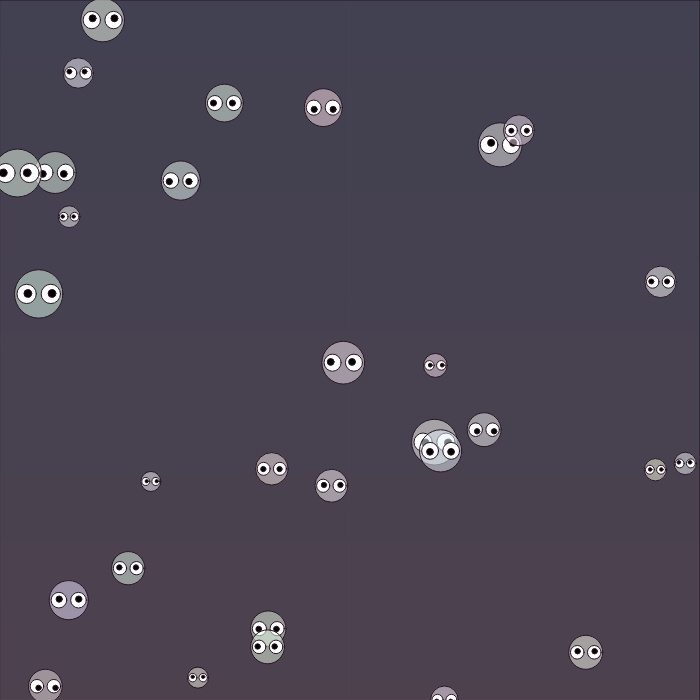
Frame 1 (no input)
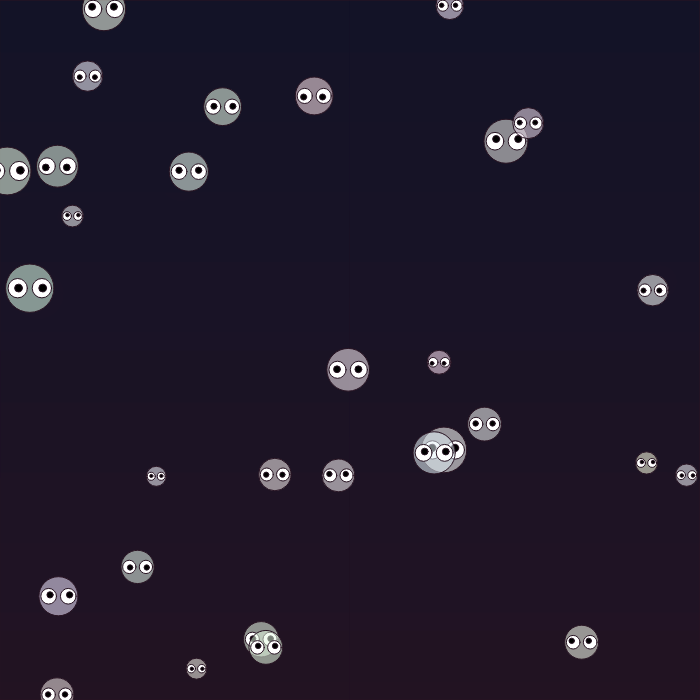
Frame 60 (no input)
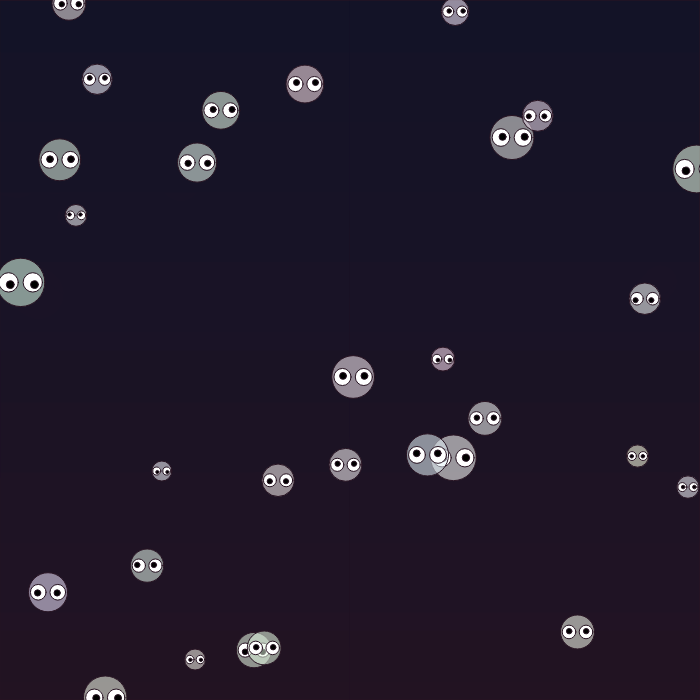
Frame 120 (the mouse pressed at the canvas centre since frame 60)

The p5.js sketch that drew these frames (run headless with seeded random() and noise() and a simulated clock; from frame 60 on, the mouse is pressed at the canvas centre):

// p5.js sketch
// ── sketch.js
let creatures = [];
let numCreatures = 30; 

function setup() {
    createCanvas(700, 700);
    noStroke();

    // Generate creatures
    for (let i = 0; i < numCreatures; i++) {
        creatures.push(new Creature(random(width), random(height)));
    }
}

function draw() {
    gradientBackground();

    
    fill(20, 20, 40, 50);
    rect(0, 0, width, height);

    for (let c of creatures) {
        c.update();
        c.render();
    }

    
    creatures = creatures.filter(c => c.isAlive());
}

function gradientBackground() {
    let topColor = color(20, 20, 40);
    let bottomColor = color(40, 20, 35);

    for (let y = 0; y < height; y++) {
        let inter = map(y, 0, height, 0, 1);
        let c = lerpColor(topColor, bottomColor, inter);
        stroke(c);
        line(0, y, width, y);
    }
}

class Creature {
    constructor(x, y) {
        this.pos = createVector(x, y);
        this.vel = createVector(random(-0.2, 0.2), random(-0.2, 0.2)); 
        this.size = random(20, 50); 
        this.color = color(random(220, 255), random(220, 255), random(220, 255), 130);
        this.lifespan = random(200, 600);
        this.eyeSize = this.size / 2.5;
        this.pupilSize = this.eyeSize / 2.5;
        this.pupilPos = createVector(0, 0); 
    }

    update() {
        this.pos.add(this.vel);
        this.lifespan -= 0.5; 
        
        this.pupilPos.x = random(-this.eyeSize / 8, this.eyeSize / 8); 
        this.pupilPos.y = random(-this.eyeSize / 8, this.eyeSize / 8);

        // Wrap around the canvas
        if (this.pos.x > width) this.pos.x = 0;
        if (this.pos.x < 0) this.pos.x = width;
        if (this.pos.y > height) this.pos.y = 0;
        if (this.pos.y < 0) this.pos.y = height;
    }

    render() {
        if (this.lifespan <= 0) return; 

        fill(this.color);
        ellipse(this.pos.x, this.pos.y, this.size);

        
        fill(255);
        ellipse(this.pos.x - this.size / 4, this.pos.y, this.eyeSize);
        ellipse(this.pos.x + this.size / 4, this.pos.y, this.eyeSize);

        
        fill(0);
        ellipse(this.pos.x - this.size / 4 + this.pupilPos.x, this.pos.y + this.pupilPos.y, this.pupilSize);
        ellipse(this.pos.x + this.size / 4 + this.pupilPos.x, this.pos.y + this.pupilPos.y, this.pupilSize);
    }

    isAlive() {
        return this.lifespan > 0;
    }
}
